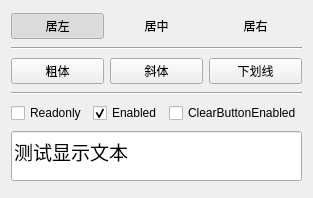
<?xml version="1.0" encoding="UTF-8"?>
<ui version="4.0">
 <class>Widget</class>
 <widget class="QWidget" name="Widget">
  <property name="geometry">
   <rect>
    <x>0</x>
    <y>0</y>
    <width>305</width>
    <height>198</height>
   </rect>
  </property>
  <property name="font">
   <font>
    <pointsize>9</pointsize>
   </font>
  </property>
  <property name="windowTitle">
   <string>Demo3_2，按钮的使用</string>
  </property>
  <layout class="QVBoxLayout" name="verticalLayout">
   <item>
    <layout class="QHBoxLayout" name="horizontalLayout">
     <item>
      <widget class="QPushButton" name="btnAlign_Left">
       <property name="text">
        <string>居左</string>
       </property>
       <property name="icon">
        <iconset resource="res.qrc">
         <normaloff>:/icons/images/508.bmp</normaloff>:/icons/images/508.bmp</iconset>
       </property>
       <property name="checkable">
        <bool>true</bool>
       </property>
       <property name="checked">
        <bool>true</bool>
       </property>
       <property name="autoExclusive">
        <bool>true</bool>
       </property>
       <property name="flat">
        <bool>true</bool>
       </property>
      </widget>
     </item>
     <item>
      <widget class="QPushButton" name="btnAlign_Center">
       <property name="text">
        <string>居中</string>
       </property>
       <property name="icon">
        <iconset resource="res.qrc">
         <normaloff>:/icons/images/510.bmp</normaloff>:/icons/images/510.bmp</iconset>
       </property>
       <property name="checkable">
        <bool>true</bool>
       </property>
       <property name="checked">
        <bool>false</bool>
       </property>
       <property name="autoExclusive">
        <bool>true</bool>
       </property>
       <property name="flat">
        <bool>true</bool>
       </property>
      </widget>
     </item>
     <item>
      <widget class="QPushButton" name="btnAlign_Right">
       <property name="text">
        <string>居右</string>
       </property>
       <property name="icon">
        <iconset resource="res.qrc">
         <normaloff>:/icons/images/512.bmp</normaloff>:/icons/images/512.bmp</iconset>
       </property>
       <property name="checkable">
        <bool>true</bool>
       </property>
       <property name="checked">
        <bool>false</bool>
       </property>
       <property name="autoExclusive">
        <bool>true</bool>
       </property>
       <property name="flat">
        <bool>true</bool>
       </property>
      </widget>
     </item>
    </layout>
   </item>
   <item>
    <widget class="Line" name="line">
     <property name="orientation">
      <enum>Qt::Horizontal</enum>
     </property>
    </widget>
   </item>
   <item>
    <layout class="QHBoxLayout" name="horizontalLayout_2">
     <item>
      <widget class="QPushButton" name="btnFont_Bold">
       <property name="text">
        <string>粗体</string>
       </property>
       <property name="icon">
        <iconset resource="res.qrc">
         <normaloff>:/icons/images/500.bmp</normaloff>:/icons/images/500.bmp</iconset>
       </property>
       <property name="checkable">
        <bool>true</bool>
       </property>
      </widget>
     </item>
     <item>
      <widget class="QPushButton" name="btnFont_Italic">
       <property name="text">
        <string>斜体</string>
       </property>
       <property name="icon">
        <iconset resource="res.qrc">
         <normaloff>:/icons/images/502.bmp</normaloff>:/icons/images/502.bmp</iconset>
       </property>
       <property name="checkable">
        <bool>true</bool>
       </property>
      </widget>
     </item>
     <item>
      <widget class="QPushButton" name="btnFont_UnderLine">
       <property name="text">
        <string>下划线</string>
       </property>
       <property name="icon">
        <iconset resource="res.qrc">
         <normaloff>:/icons/images/504.bmp</normaloff>:/icons/images/504.bmp</iconset>
       </property>
       <property name="checkable">
        <bool>true</bool>
       </property>
      </widget>
     </item>
    </layout>
   </item>
   <item>
    <widget class="Line" name="line_2">
     <property name="orientation">
      <enum>Qt::Horizontal</enum>
     </property>
    </widget>
   </item>
   <item>
    <layout class="QHBoxLayout" name="horizontalLayout_3">
     <item>
      <widget class="QCheckBox" name="chkBox_Readonly">
       <property name="text">
        <string>Readonly</string>
       </property>
      </widget>
     </item>
     <item>
      <widget class="QCheckBox" name="chkbox_Enable">
       <property name="text">
        <string>Enabled</string>
       </property>
       <property name="checked">
        <bool>true</bool>
       </property>
      </widget>
     </item>
     <item>
      <widget class="QCheckBox" name="chkBox_ClearButton">
       <property name="text">
        <string>ClearButtonEnabled</string>
       </property>
      </widget>
     </item>
    </layout>
   </item>
   <item>
    <widget class="QLineEdit" name="editInput">
     <property name="minimumSize">
      <size>
       <width>0</width>
       <height>50</height>
      </size>
     </property>
     <property name="font">
      <font>
       <pointsize>14</pointsize>
      </font>
     </property>
     <property name="text">
      <string>测试显示文本</string>
     </property>
    </widget>
   </item>
  </layout>
 </widget>
 <layoutdefault spacing="6" margin="11"/>
 <resources>
  <include location="res.qrc"/>
 </resources>
 <connections/>
</ui>
